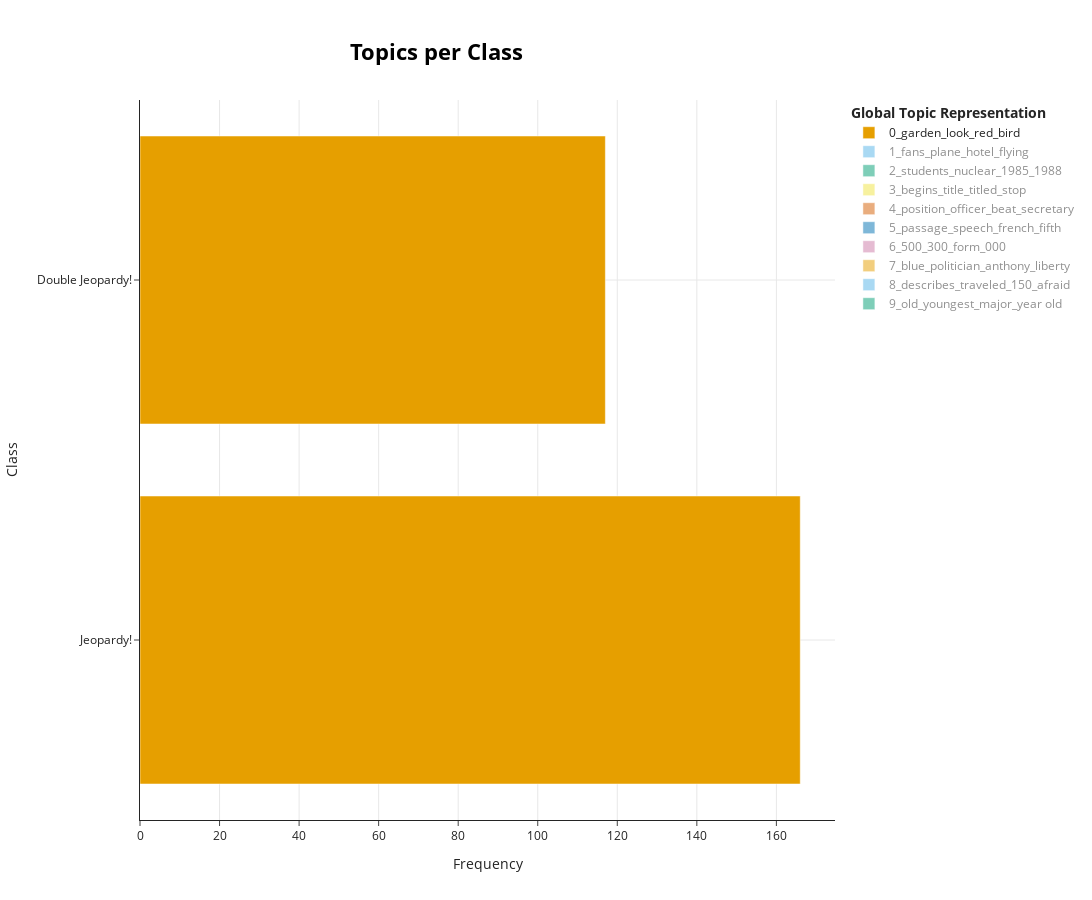

Notebook code cell kept with this figure:
### Code cell
topic_model.visualize_topics_per_class(topics_per_class)

### Figure 1 — Plotly figure (JSON) as saved in the notebook; plotly's stock layout.template omitted (floating-point values rounded to 4 significant figures)
{"data": [{"hoverinfo": "text", "hovertext": ["<b>Topic 0</b><br>Words: bird, birds, eggs, colorful, bee", "<b>Topic 0</b><br>Words: bird, birds, fish, egg, animals"], "marker": {"color": "#E69F00"}, "name": "0_garden_look_red_bird", "orientation": "h", "type": "bar", "visible": true, "x": [166, 117], "y": ["Jeopardy!", "Double Jeopardy!"]}, {"hoverinfo": "text", "hovertext": ["<b>Topic 1</b><br>Words: book, books, novel, author, published", "<b>Topic 1</b><br>Words: author, novel, book, tale, writer", "<b>Topic 1</b><br>Words: novel, book, author, books, tale"], "marker": {"color": "#56B4E9"}, "name": "1_fans_plane_hotel_flying", "orientation": "h", "type": "bar", "visible": "legendonly", "x": [9, 91, 155], "y": ["Final Jeopardy!", "Jeopardy!", "Double Jeopardy!"]}, {"hoverinfo": "text", "hovertext": ["<b>Topic 2</b><br>Words: movie, film, cast, end, actor", "<b>Topic 2</b><br>Words: actor, movie, film, director, directing", "<b>Topic 2</b><br>Words: actor, cast, movie, role, director"], "marker": {"color": "#009E73"}, "name": "2_students_nuclear_1985_1988", "orientation": "h", "type": "bar", "visible": "legendonly", "x": [2, 72, 97], "y": ["Final Jeopardy!", "Jeopardy!", "Double Jeopardy!"]}, {"hoverinfo": "text", "hovertext": ["<b>Topic 3</b><br>Words: songs, song, singer, fame, label", "<b>Topic 3</b><br>Words: song, songs, band, hit, tune", "<b>Topic 3</b><br>Words: songs, song, band, 1980s, rock"], "marker": {"color": "#F0E442"}, "name": "3_begins_title_titled_stop", "orientation": "h", "type": "bar", "visible": "legendonly", "x": [3, 93, 72], "y": ["Final Jeopardy!", "Jeopardy!", "Double Jeopardy!"]}, {"hoverinfo": "text", "hovertext": ["<b>Topic 4</b><br>Words: presidents, president, pres, lincoln, elected", "<b>Topic 4</b><br>Words: presidents, president, lincoln, elected, pres", "<b>Topic 4</b><br>Words: presidents, president, pres, elected, jfk"], "marker": {"color": "#D55E00"}, "name": "4_position_officer_beat_secretary", "orientation": "h", "type": "bar", "visible": "legendonly", "x": [7, 66, 60], "y": ["Final Jeopardy!", "Jeopardy!", "Double Jeopardy!"]}, {"hoverinfo": "text", "hovertext": ["<b>Topic 5</b><br>Words: word phrase, letter word, letter term, word term, means", "<b>Topic 5</b><br>Words: letter term, letter word, word phrase, word term, means"], "marker": {"color": "#0072B2"}, "name": "5_passage_speech_french_fifth", "orientation": "h", "type": "bar", "visible": "legendonly", "x": [62, 63], "y": ["Jeopardy!", "Double Jeopardy!"]}, {"hoverinfo": "text", "hovertext": ["<b>Topic 6</b><br>Words: mississippi, states, washington, state, kansas", "<b>Topic 6</b><br>Words: state, kansas, states, iowa, kentucky", "<b>Topic 6</b><br>Words: washington, state, city, city home, town"], "marker": {"color": "#CC79A7"}, "name": "6_500_300_form_000", "orientation": "h", "type": "bar", "visible": "legendonly", "x": [6, 54, 59], "y": ["Final Jeopardy!", "Jeopardy!", "Double Jeopardy!"]}, {"hoverinfo": "text", "hovertext": ["<b>Topic 7</b><br>Words: museum, art, painted, artists, masterpiece", "<b>Topic 7</b><br>Words: art, museum, painted, artists, 17th century", "<b>Topic 7</b><br>Words: art, painted, museum, masterpiece, image"], "marker": {"color": "#E69F00"}, "name": "7_blue_politician_anthony_liberty", "orientation": "h", "type": "bar", "visible": "legendonly", "x": [5, 35, 78], "y": ["Final Jeopardy!", "Jeopardy!", "Double Jeopardy!"]}, {"hoverinfo": "text", "hovertext": ["<b>Topic 8</b><br>Words: 17th century, david, book, words, books", "<b>Topic 8</b><br>Words: jesus, christ, praise, thou, saint", "<b>Topic 8</b><br>Words: jesus, worship, thou, paul, god"], "marker": {"color": "#56B4E9"}, "name": "8_describes_traveled_150_afraid", "orientation": "h", "type": "bar", "visible": "legendonly", "x": [2, 63, 52], "y": ["Final Jeopardy!", "Jeopardy!", "Double Jeopardy!"]}, {"hoverinfo": "text", "hovertext": ["<b>Topic 9</b><br>Words: sport, football, 20th century, medal, track", "<b>Topic 9</b><br>Words: medal, sport, boxing, gold, event", "<b>Topic 9</b><br>Words: sport, medal, track, cup, competition"], "marker": {"color": "#009E73"}, "name": "9_old_youngest_major_year old", "orientation": "h", "type": "bar", "visible": "legendonly", "x": [2, 57, 57], "y": ["Final Jeopardy!", "Jeopardy!", "Double Jeopardy!"]}], "layout": {"height": 900, "hoverlabel": {"bgcolor": "white", "font": {"family": "Rockwell", "size": 16}}, "legend": {"title": {"text": "<b>Global Topic Representation"}}, "title": {"font": {"color": "Black", "size": 22}, "text": "<b>Topics per Class</b>", "x": 0.4, "xanchor": "center", "y": 0.95, "yanchor": "top"}, "width": 1250, "xaxis": {"showgrid": true, "title": {"text": "Frequency"}}, "yaxis": {"showgrid": true, "title": {"text": "Class"}}}}
